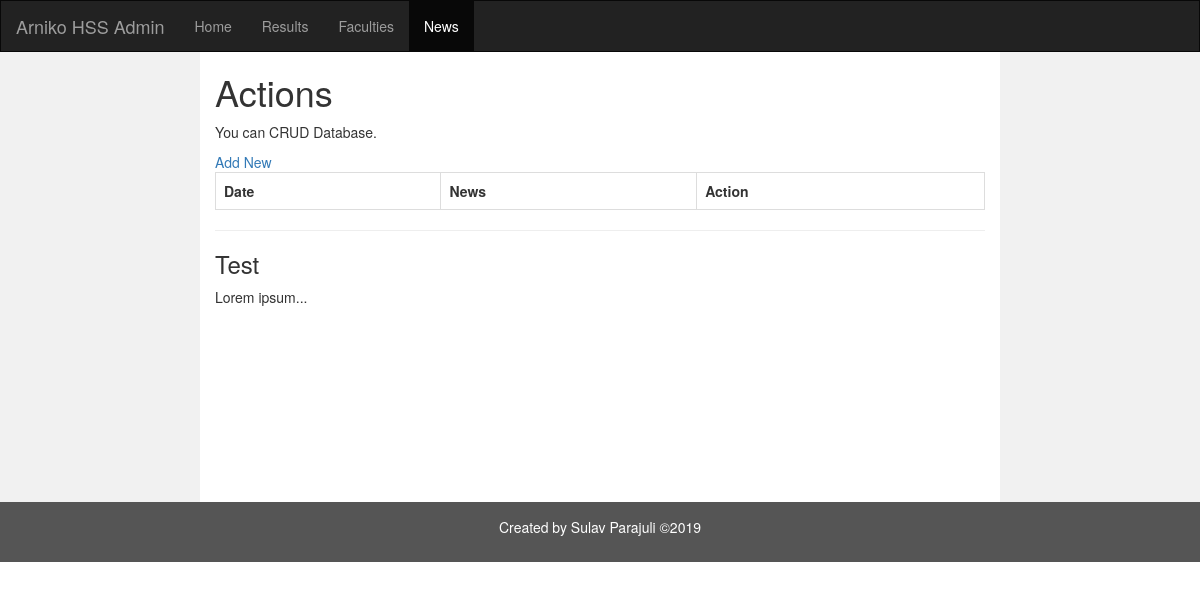
Page /admin/news.php on the earlier database version.
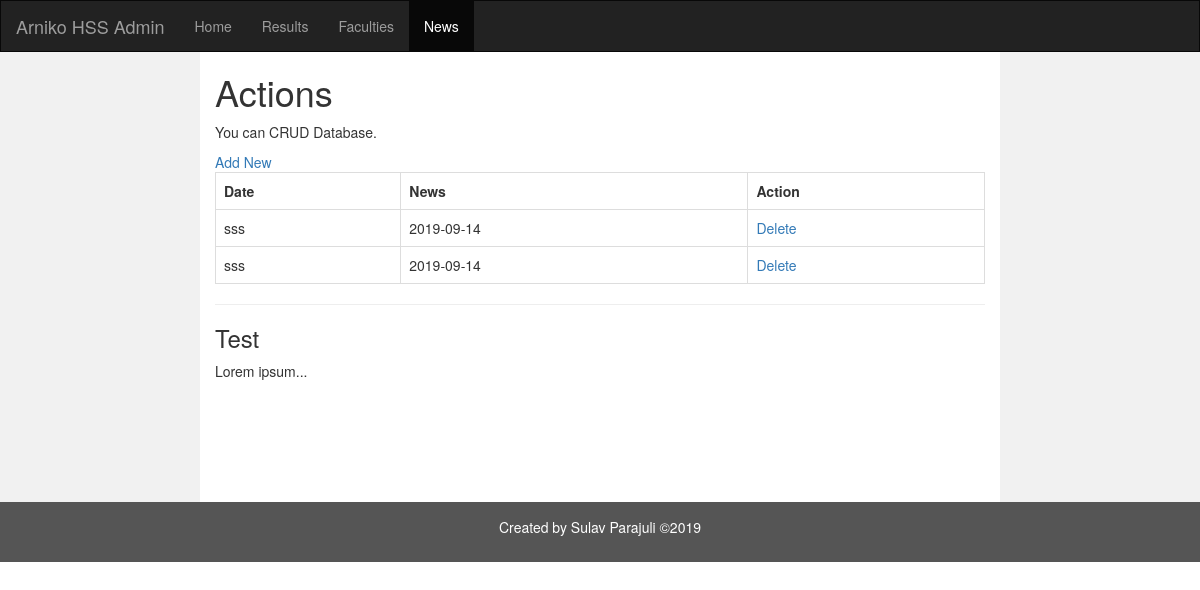
Same page on the later database version.
### tables this page shows
CREATE TABLE `news` (
  `id` int(100) NOT NULL,
  `news` varchar(1000) NOT NULL,
  `date` date NOT NULL
);

### admin/news.php (the view, shortened to what this page needs)
<!DOCTYPE html>
<html lang="en">
<head>
  <link rel="stylesheet" href="https://maxcdn.bootstrapcdn.com/bootstrap/3.4.0/css/bootstrap.min.css">
</head>
<body>
<nav class="navbar navbar-inverse">
  <div class="container-fluid">
    <div class="navbar-header">
      <a class="navbar-brand" href="#">Arniko HSS Admin</a>
    </div>
    <div class="collapse navbar-collapse" id="myNavbar">
      <ul class="nav navbar-nav">
        <li><a href="index.php">Home</a></li>
        <li><a href="result.php">Results</a></li>
        <li><a href="faculties.php">Faculties</a></li>
        <li class="active"><a href="news.php">News</a></li>
      </ul>
    </div>
  </div>
</nav>
<div class="container-fluid text-center">
  <div class="row content">
    <div class="col-sm-2 sidenav"></div>
    <div class="col-sm-8 text-left">
      <h1>Actions</h1>
      <p>You can CRUD Database.</p>
      <a href="addnews.php">Add New</a>
    <table class='table table-bordered '>
    <tr>
        <th>Date</th>
        <th>News</th>
        <th>Action</th>
    </tr>
    <?php
    include('../db.php');
    if ($conn->connect_error) {
        echo 'Problem Connecting to the Database';
        }
        else {
        $sql = "SELECT date,news,id  FROM news";
        $result = $conn->query($sql);
        if ($result->num_rows > 0) {
            while($row = $result->fetch_assoc()) {
                $id = $row["id"];
                $news = $row["news"];
                $dat = $row["date"];
                ?>
            <tr>
                <td><?php echo $news;?></td>
                <td><?php echo $dat;?></td>
                <td> <a href="deletenews.php?id=<?php echo $id;?>"> Delete</a>
                </td>
            </tr>
                <?php
        }
    }
    }
        ?>
    </table>
      <hr>
      <h3>Test</h3>
      <p>Lorem ipsum...</p>
    </div>
    <div class="col-sm-2 sidenav">
    </div>
  </div>
</div>
<footer class="container-fluid text-center">
  <p>Created by Sulav Parajuli &copy;2019</p>
</footer>
</body>
</html>

Differences in the rows shown:
added news: news "sss", date "2019-09-14"
added news: news "sss", date "2019-09-14"
